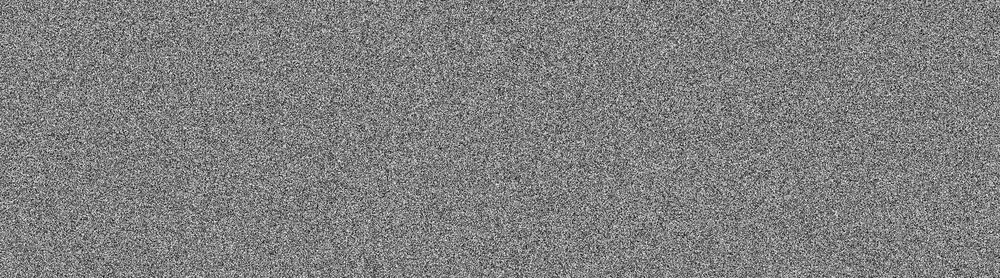
#> input picture CTF2/Layer1.png, 1000 x 278 px, shrunk from 1839 x 512 before the run
$ python script.py
#> lines starting #> are read from the running program, lines starting #| are printed output that depends on the picture
from PIL import Image
import numpy as np

img1 = Image.open("Layer1.png")
#> img1 is the input picture: PIL image 1000x278 L; min 0, max 255, mean 127.4
img2 = Image.open("Layer2.png")
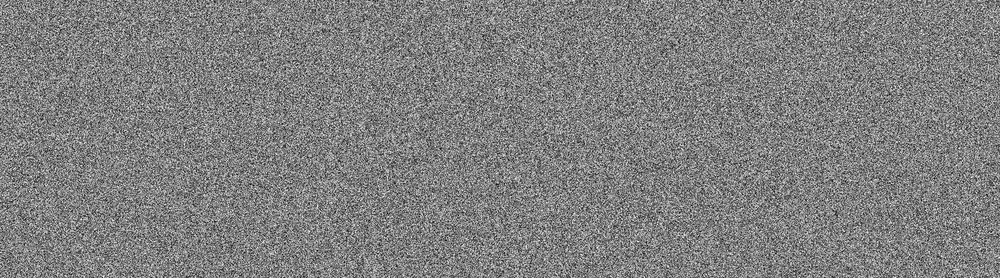
#> input picture CTF2/Layer2.png, 1000 x 278 px, shrunk from 1839 x 512 before the run
#> img2 is the input picture: PIL image 1000x278 L; min 0, max 255, mean 127.5

arr1 = np.array(img1)
arr2 = np.array(img2)

# Addition
result = ((arr1.astype(int) + arr2.astype(int)) % 256).astype(np.uint8)
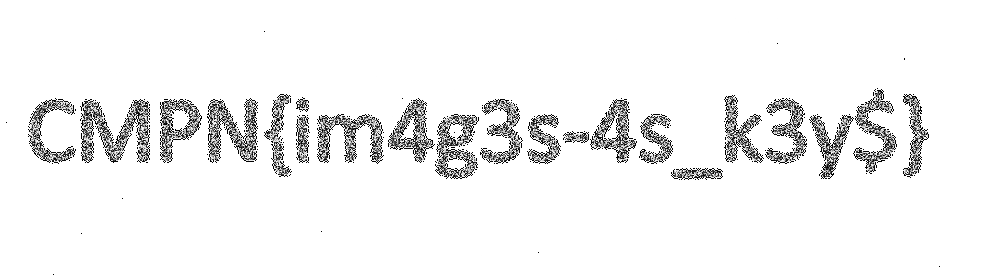
#> result: shape (278, 1000); min 0, max 255, mean 242.3
Image.fromarray(result).save("Addition.png")

# Subtraction
result = ((arr1.astype(int) - arr2.astype(int)) % 256).astype(np.uint8)
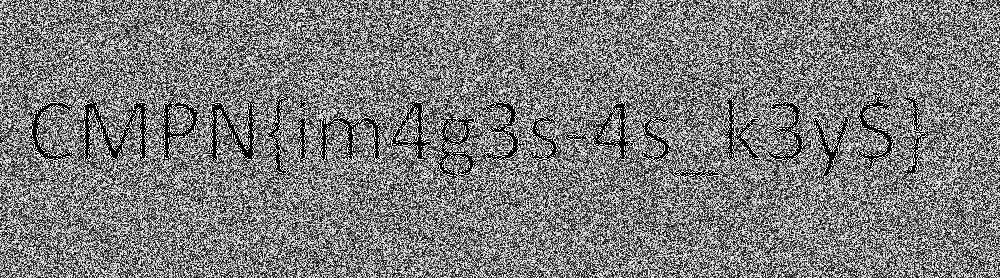
#> result: shape (278, 1000); min 0, max 255, mean 125.2
Image.fromarray(result).save("Subtraction.png")

# Average
result = ((arr1.astype(int) + arr2.astype(int)) // 2).astype(np.uint8)
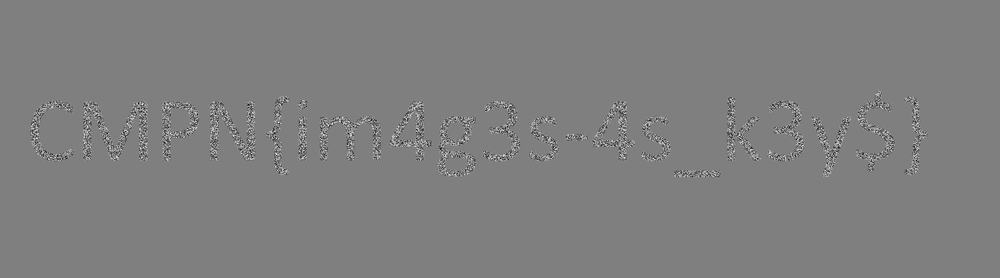
#> result: shape (278, 1000); min 14, max 239, mean 127
Image.fromarray(result).save("Average.png")
